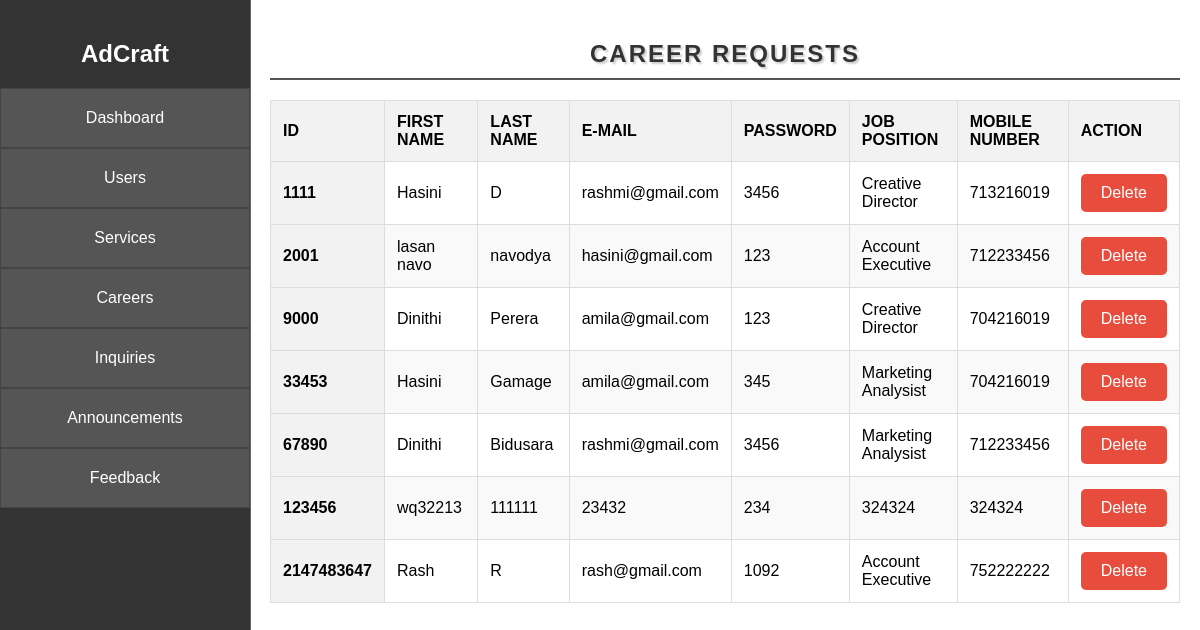
Page /Admindash/Careers/front.php on the committed database.
### tables this page shows
CREATE TABLE `applicant1` (
  `Id` int(100) NOT NULL,
  `First Name` varchar(100) NOT NULL,
  `Last Name` varchar(100) NOT NULL,
  `E-mail` varchar(100) NOT NULL,
  `Password` varchar(100) NOT NULL,
  `Job Position` varchar(100) NOT NULL,
  `Mobile Number` int(50) NOT NULL
);

### Admindash/Careers/front.php (the view, shortened to what this page needs)
<?php
include 'config.php';
?>
<!DOCTYPE html>
<html lang="en">
<head>
    <link rel="stylesheet" href="../Hello/ancstyle.css">
    <link rel="stylesheet" href="../styles.css">
</head>
<body>
<div class="sidebar">
        <h2>AdCraft</h2>
        <ul>
        <li><a href="../index.php" class="active">Dashboard</a></li>
            <li><a href="../users/admin.php">Users</a></li>
            <li><a href="../Inquiry/adminview.php">Services</a></li>
            <li><a href="#">Careers</a></li>
            <li><a href="../contactus/display.php">Inquiries</a></li>
            <li><a href="../Hello/display.php">Announcements</a></li>
            <li><a href="../feedback/admin.php">Feedback</a></li>
        </ul>
    </div>
<div class="content">
    <div class="display">
    <h2 class="createform">Career requests</h2>
<table class="table">
    <thead>
      <tr>
        <th>Id</th>
        <th>First Name</th>
        <th>Last Name</th>
        <th>E-mail</th>
        <th>Password</th>
        <th>Job Position</th>
        <th>Mobile Number</th>
        <th>Action</th>
      </tr>
    </thead>
    <tbody>
 <?php
$sql = "select * from applicant1";
$result = mysqli_query($con,$sql);
if($result)
{
  while($row = mysqli_fetch_assoc($result)){
      $id = $row['Id'];
      $fname = $row['First Name'];
      $lname = $row['Last Name'];
      $mail = $row['E-mail'];
      $password = $row['Password'];
      $job = $row['Job Position'];
      $mobile = $row['Mobile Number'];
      echo '<tr>
      <th >'.$id.'</th>
      <td>'.$fname.'</td>
      <td>'.$lname.'</td>
      <td>'.$mail.'</td>
      <td>'.$password.'</td>
      <td>'.$job.'</td>
      <td>'.$mobile.'</td>
      <td>
      <button class="delete"><a href="delete.php?deleteid=' .$id. ' ">Delete</a></button>
      </td>
    </tr>';
  }
}
?>
    </tbody>
</table>
</body>

### Admindash/Hello/ancstyle.css (style rules this page uses)
.table { width: 100%; border-collapse: collapse; border-spacing: 0; }
.table th { background-color: #f2f2f2; border: 1px solid #ddd; padding: 12px; text-align: left; font-weight: bold; text-transform: uppercase; }
.table td { border: 1px solid #ddd; padding: 12px; }
.table tbody tr:nth-child(even) { background-color: #f9f9f9; }
.delete { background-color: #e74c3c; border: none; color: white; padding: 10px 20px; text-align: center; text-decoration: none; display: inline-block; font-size: 16px; border-radius: 5px; cursor: pointer; }
.delete a { color: inherit; text-decoration: none; }
.createform { font-size: 24px; color: #333; margin-bottom: 20px; text-align: center; text-transform: uppercase; font-weight: bold; letter-spacing: 2px; text-shadow: 2px 2px 2px rgba(0, 0, 0, 0.2); border-bottom: 2px solid #555; padding-bottom: 10px; }

### Admindash/styles.css (style rules this page uses)
body { margin: 0; font-family: Arial, sans-serif; background-image: url(main.png); background-repeat: no-repeat; background-size: cover; }
.sidebar { height: 100%; width: 250px; position: fixed; top: 0; left: 0; background-color: #333; padding-top: 20px; padding-bottom: 20px; border-right: 1px solid #666; }
.sidebar h2 { color: #fff; text-align: center; font-size: 24px; margin-bottom: 20px; }
.sidebar ul { list-style-type: none; padding: 0; margin: 0; }
.sidebar ul li { padding: 0px; text-align: center; }
.sidebar ul li a { color: #fff; text-decoration: none; display: block; padding: 20px; border: 1px solid #444; background-color: #555; transition: background-color 0.3s; }
.content { margin-left: 250px; padding: 20px; }

### rows in the picture
applicant1: Id "1111", First Name "Hasini", Last Name "D", value "rashmi@gmail.com", Password "3456", Job Position "Creative Director", Mobile Number "713216019"
applicant1: Id "2001", First Name "lasan navo", Last Name "navodya", value "hasini@gmail.com", Password "123", Job Position "Account Executive", Mobile Number "712233456"
applicant1: Id "9000", First Name "Dinithi", Last Name "Perera", value "amila@gmail.com", Password "123", Job Position "Creative Director", Mobile Number "704216019"
applicant1: Id "33453", First Name "Hasini", Last Name "Gamage", value "amila@gmail.com", Password "345", Job Position "Marketing Analysist", Mobile Number "704216019"
applicant1: Id "67890", First Name "Dinithi", Last Name "Bidusara", value "rashmi@gmail.com", Password "3456", Job Position "Marketing Analysist", Mobile Number "712233456"
applicant1: Id "123456", First Name "wq32213", Last Name "111111", value "23432", Password "234", Job Position "324324", Mobile Number "324324"
applicant1: Id "2147483647", First Name "Rash", Last Name "R", value "rash@gmail.com", Password "1092", Job Position "Account Executive", Mobile Number "752222222"
